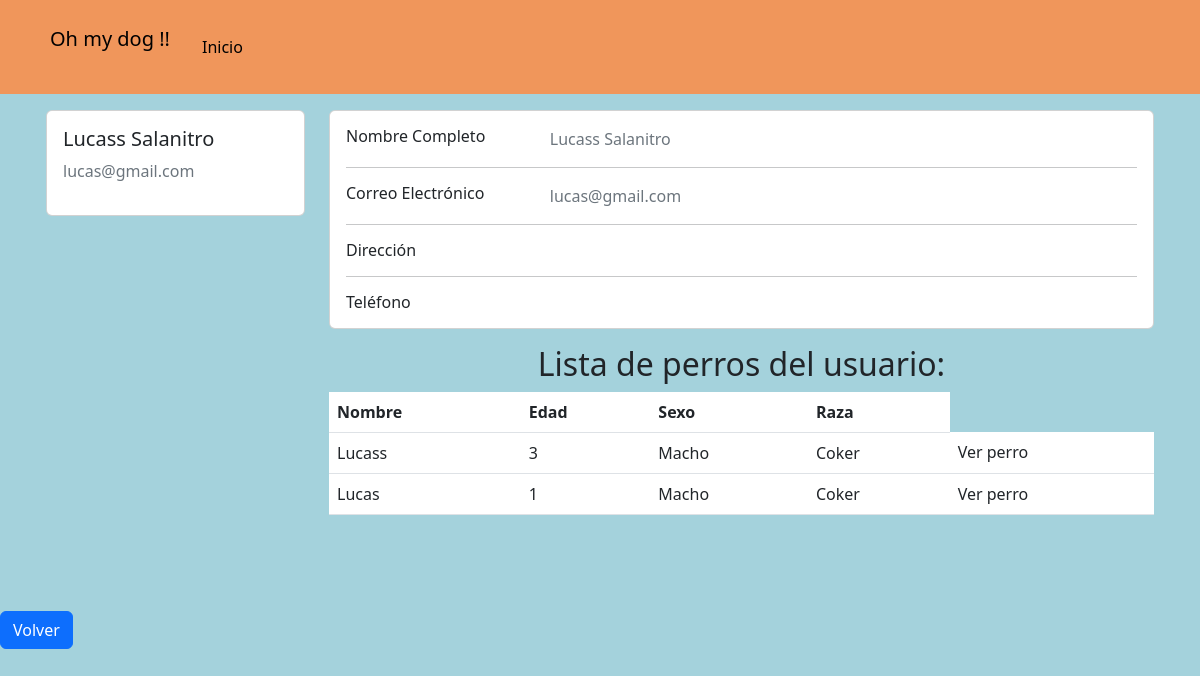
The page /accounts/profile/3 (signed in) on the database as committed earlier.
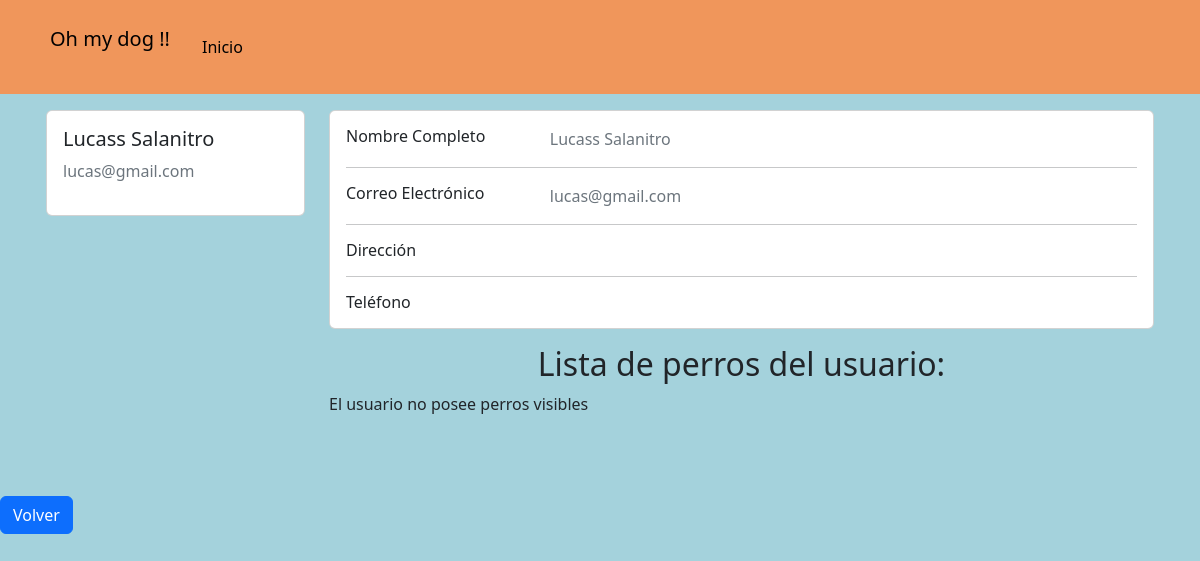
The same page on the database as committed later.
### accounts/models.py (models this page shows, shortened)
class CustomUser(AbstractBaseUser, PermissionsMixin):
    email =                     models.EmailField(verbose_name="email", unique=True)    #.foreignKey ??
    name =                      models.CharField(max_length=25)   #slug es texto corto
    surname =                   models.CharField(max_length=30, blank=True, null=True)
    address =                   models.CharField(max_length=30, blank=True, null=True)
    telephone =                 models.SlugField(max_length=12, blank=True, null=True)
    is_active =                 models.BooleanField(default=True)
    is_staff =                  models.BooleanField(default=False)
    is_admin =                  models.BooleanField(default=False)
    last_login =                models.DateTimeField(verbose_name="last login", default=datetime.datetime.now)
    is_veterinario =            models.BooleanField(default=False)
    USERNAME_FIELD = "email"    #variable por la cual se ingresa, dice username pero seria como 'campo que representa el inicio de sesion'
    REQUIRED_FIELDS = ['name',]    #no permite registros si no tiene estos campos completos
    objects = CustomUserManager()

### dogs/models.py (models this page shows, shortened)
class Dog(models.Model):
    class Sex(models.TextChoices):
        macho = "Macho"
        hembra = "Hembra"
    class Breed(models.TextChoices):
        sin_raza = "Sin raza"
        coker = "Coker"
        pastor_aleman = "Pastor aleman"
        bulldog = "Bulldog"
        labrador = "Labrador"
        golden = "Golder"
        caniche = "Caniche"
        chihuahua = "Chihuahua"
        bulldog_frances = "Bulldog Frances"
        beagle = "Beagle"
        boxer = "Boxer"
        galgo = "Galgo"
        dalmata = "Dalmata"
        sharpei = "Shar pei"
    class Color(models.TextChoices):
        blanco = "Blanco"
        negro = "Negro"
        marron = "Marrón"
        blanco_y_negro = "Blanco y negro"
        otro = "Otro color"
    class Size(models.TextChoices):
        grande = "Grande"
        mediano = "Mediano"
        pequeño = "pequeño"
    def default_value():
        return '-'
    name = models.CharField(
        max_length=15
    )
    age = models.PositiveIntegerField(
        null=True,
    )
    sex = models.CharField(
        max_length=10,
        choices=Sex.choices
    )
    breed = models.CharField(
        max_length=20,
        choices=Breed.choices
    )
    color = models.CharField(
        max_length=20,
        blank=True,
        choices=Color.choices,
        null=True,
    )
    size = models.CharField(
        max_length=10,
        null=True,
        blank=True,
    )
    description = models.TextField(
        max_length=100,
        blank=True,
        null=True,
    )
    hidden = models.BooleanField(default=False)
    owner = models.ForeignKey(
        CustomUser,
        blank=True,
        on_delete=models.CASCADE,
        null=True
    )

### accounts/views.py (the view)
# urls.py: path('profile/<pk>', views.profile_view, name= 'profile'),
def profile_view(request, pk):
    if not request.user.is_authenticated:
        return redirect('login')
    user_owner = CustomUser.objects.get(pk=pk)
    dogs = user_owner.dog_set.all()
    context = {
        'user': user_owner,
        'actual_user': request.user,
        'dogs_shown': dogs.filter(hidden=False)
    }
    return render(request, 'profile.html', context)

### accounts/templates/profile.html (shortened to what this page needs)
{% extends 'home.html' %}
{% block content %}
<main>
<div class="container card-izq " >
  <div class="row row-1">
    <div class="col-md-3">
      <div class="card">
        <div class="card-body">
          <h5>{{ user.name }} {{ user.surname }}</h5>
          <p class="text-secondary">{{ user.email }}</p>
        </div>
      </div>
    </div>
    <div class="col-md-9">
      <div class="card mb-3">
        <div class="card-body">
          <div class="row">
            <div class="col-sm-3">
              <h6 class="mb-0">Nombre Completo</h6>
            </div>
            <div class="col-sm-9 text-secondary">
              {{ user.name }} {{ user.surname }}
            </div>
          </div>
          <hr>
          <div class="row">
            <div class="col-sm-3">
              <h6 class="mb-0">Correo Electrónico</h6>
            </div>
            <div class="col-sm-9 text-secondary">
              {{ user.email }}
            </div>
          </div>
          <hr>
          <div class="row">
            <div class="col-sm-3">
              <h6 class="mb-0">Dirección</h6>
            </div>
            <div class="col-sm-9 text-secondary">
            </div>
          </div>
          <hr>
          <div class="row">
            <div class="col-sm-3">
              <h6 class="mb-0">Teléfono</h6>
            </div>
            <div class="col-sm-9 text-secondary">
            </div>
          </div>
        </div>
      </div>
        <h2 class="text-center">Lista de perros del usuario:</h2>
          {% if dogs_shown.count > 0 %}
                  <table class="table table-hover">
                      <thead>
                          <tr>
                              <th>Nombre</th>
                              <th>Edad</th>
                              <th>Sexo</th>
                              <th>Raza</th>
                          </tr>
                      </thead>
                      <tbody>
                          {% for dog in dogs_shown %}
                                <tr>
                                    <td>{{ dog.name }}</td>
                                    <td>{{ dog.age }}</td>
                                    <td>{{ dog.sex }}</td>
                                    <td>{{ dog.breed }}</td>
                                    <td>
                                      <a class="dropdown-item" href="{% url 'dog_profile' user_owner_id=user.id dog_id=dog.id %}">Ver perro</a>
                                    </td>
                                </tr>
                          {% endfor %}
                      </tbody>
                  </table>
            {% else %}
            <div>
              <a>El usuario no posee perros visibles</a>
            </div>
            {% endif %}
      </div>
    </div>
  </div>
  <a href="{% url 'home' %}" class="btn btn-primary">Volver</a>
</main>
{% endblock  %}

### pages/templates/home.html (shortened to what this page needs)
{% extends 'base.html' %}

### pages/templates/base.html (shortened to what this page needs)
<!DOCTYPE html>
<html>
{% load static %}
<head>
    <link rel="stylesheet" href="https://cdn.jsdelivr.net/npm/bootstrap-icons@1.10.5/font/bootstrap-icons.css">
    <link href="https://cdn.jsdelivr.net/npm/bootstrap@5.3.0-alpha3/dist/css/bootstrap.min.css" rel="stylesheet">
    <link rel="stylesheet" href="{% static 'css/styles.css' %}">
</head>
<body>
    <header>
            <nav class="navbar navbar-expand-lg header-ar">
                <div class="container">
                    <p class="navbar-brand header__marca p-2">Oh my dog !!</p>
                    <div class="collapse navbar-collapse show " id="navbarBasic">
                        <ul class="navbar-nav me-auto mb-2 mb-lg-0">
                            <li class="nav-item">
                                <a class="nav-link active" aria-current="page" href="{% url 'home' %}">Inicio</a>
                            </li>
                </div>
            </div>
        </nav>
    </header>
{% block content %}
{% endblock content %}
</body>
</html>

### pages/static/css/styles.css (style rules this page uses)
html { box-sizing: border-box; font-size: 16px; scroll-behavior: smooth; }
body { margin: 0; padding: 0; overflow-x: hidden; background-color: #a4d2dc; }
a { text-decoration: none; }
.header-ar { background-color: #f0965b; padding: 1rem; }
.card-izq { margin-bottom: 1rem; padding: 1rem; }
.row-1 { margin-bottom: 3rem; }

Rows that differ between the two databases and show on the page:
no longer on this page (row edited): Dog: name "Lucass", age "3", sex "Macho", breed "Coker"
no longer on this page (row edited): Dog: name "Lucas", age "1", sex "Macho", breed "Coker"
Other text that changed with them:
text no longer shown: "Nombre Edad Sexo Raza"
text now shown: "El usuario no posee perros visibles"
